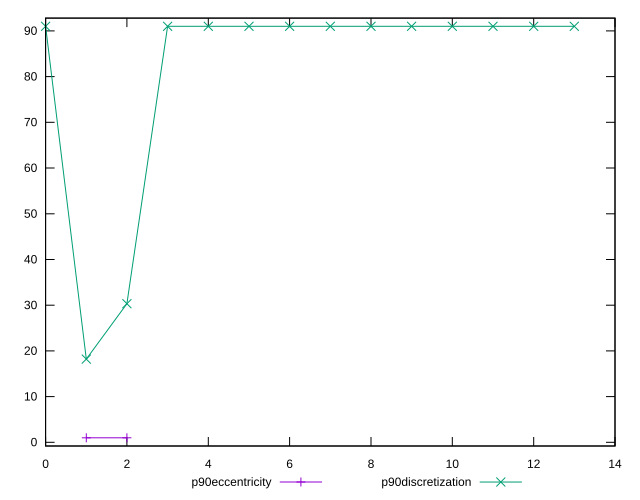

This chart was generated by the following gnuplot code:
reset

$p90Eccentricity <<EOF
1 0.9999999999999996
2 1.0000000000000027
EOF

$p90Discretization <<EOF
0 91
1 18.2
2 30.333333333333332
3 91
4 91
5 91
6 91
7 91
8 91
9 91
10 91
11 91
12 91
13 91
EOF

set key outside below
set xrange [0:13]
set yrange [-0.8000000000000005:92.8]
set trange [-0.8000000000000005:92.8]
set terminal svg size 640, 500 enhanced background rgb 'white'
set output "report_00007_2020-12-11T15:55:29.892Z/uses-text-compression/progression/eccentricity.svg"

plot $p90Eccentricity title "p90eccentricity" with linespoints, \
     $p90Discretization title "p90discretization" with linespoints

reset
